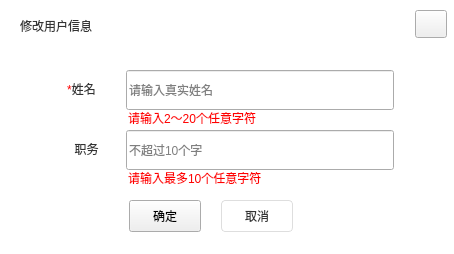
<?xml version="1.0" encoding="UTF-8"?>
<ui version="4.0">
 <class>ModifyUserInfoWidget</class>
 <widget class="QWidget" name="ModifyUserInfoWidget">
  <property name="geometry">
   <rect>
    <x>0</x>
    <y>0</y>
    <width>454</width>
    <height>254</height>
   </rect>
  </property>
  <property name="sizePolicy">
   <sizepolicy hsizetype="Fixed" vsizetype="Fixed">
    <horstretch>0</horstretch>
    <verstretch>0</verstretch>
   </sizepolicy>
  </property>
  <property name="minimumSize">
   <size>
    <width>454</width>
    <height>254</height>
   </size>
  </property>
  <property name="maximumSize">
   <size>
    <width>454</width>
    <height>254</height>
   </size>
  </property>
  <property name="windowTitle">
   <string>ModifyUserInfoWidget</string>
  </property>
  <property name="styleSheet">
   <string notr="true">QWidget#ModifyUserInfoWidget{background-color: rgb(255, 255, 255);border-radius:8px;}</string>
  </property>
  <widget class="QPushButton" name="closeButton">
   <property name="geometry">
    <rect>
     <x>415</x>
     <y>10</y>
     <width>32</width>
     <height>28</height>
    </rect>
   </property>
   <property name="sizePolicy">
    <sizepolicy hsizetype="Fixed" vsizetype="Fixed">
     <horstretch>0</horstretch>
     <verstretch>0</verstretch>
    </sizepolicy>
   </property>
   <property name="minimumSize">
    <size>
     <width>32</width>
     <height>28</height>
    </size>
   </property>
   <property name="maximumSize">
    <size>
     <width>32</width>
     <height>28</height>
    </size>
   </property>
   <property name="styleSheet">
    <string notr="true">QPushButton{border-image: url(:/EntCenterWidget/image/close.png);}
QPushButton:hover,pressed{border-image: url(:/EntCenterWidget/image/close_sel.png);};</string>
   </property>
   <property name="text">
    <string/>
   </property>
  </widget>
  <widget class="QLabel" name="label_2">
   <property name="geometry">
    <rect>
     <x>64</x>
     <y>80</y>
     <width>35</width>
     <height>18</height>
    </rect>
   </property>
   <property name="sizePolicy">
    <sizepolicy hsizetype="Fixed" vsizetype="Fixed">
     <horstretch>0</horstretch>
     <verstretch>0</verstretch>
    </sizepolicy>
   </property>
   <property name="minimumSize">
    <size>
     <width>35</width>
     <height>18</height>
    </size>
   </property>
   <property name="maximumSize">
    <size>
     <width>35</width>
     <height>18</height>
    </size>
   </property>
   <property name="styleSheet">
    <string notr="true">font: 14px &quot;微软雅黑&quot;;
color:#333333;
border-bottom:0px;</string>
   </property>
   <property name="text">
    <string>&lt;font color = red&gt;*&lt;/font&gt;&lt;font color =#333333&gt;姓名&lt;/font&gt;</string>
   </property>
   <property name="textFormat">
    <enum>Qt::AutoText</enum>
   </property>
   <property name="alignment">
    <set>Qt::AlignCenter</set>
   </property>
  </widget>
  <widget class="QLabel" name="label_9">
   <property name="geometry">
    <rect>
     <x>128</x>
     <y>170</y>
     <width>141</width>
     <height>15</height>
    </rect>
   </property>
   <property name="sizePolicy">
    <sizepolicy hsizetype="Preferred" vsizetype="Fixed">
     <horstretch>0</horstretch>
     <verstretch>0</verstretch>
    </sizepolicy>
   </property>
   <property name="minimumSize">
    <size>
     <width>0</width>
     <height>15</height>
    </size>
   </property>
   <property name="maximumSize">
    <size>
     <width>16777215</width>
     <height>15</height>
    </size>
   </property>
   <property name="styleSheet">
    <string notr="true">font: 12px &quot;微软雅黑&quot;;
color: #ff0000;
border-bottom:0px;</string>
   </property>
   <property name="text">
    <string>请输入最多10个任意字符</string>
   </property>
  </widget>
  <widget class="QLabel" name="label_5">
   <property name="geometry">
    <rect>
     <x>70</x>
     <y>140</y>
     <width>33</width>
     <height>18</height>
    </rect>
   </property>
   <property name="sizePolicy">
    <sizepolicy hsizetype="Fixed" vsizetype="Fixed">
     <horstretch>0</horstretch>
     <verstretch>0</verstretch>
    </sizepolicy>
   </property>
   <property name="minimumSize">
    <size>
     <width>33</width>
     <height>18</height>
    </size>
   </property>
   <property name="maximumSize">
    <size>
     <width>33</width>
     <height>18</height>
    </size>
   </property>
   <property name="styleSheet">
    <string notr="true">font: 14px &quot;微软雅黑&quot;;
color:#333333;
border-bottom:0px;</string>
   </property>
   <property name="text">
    <string>职务</string>
   </property>
   <property name="textFormat">
    <enum>Qt::AutoText</enum>
   </property>
   <property name="alignment">
    <set>Qt::AlignCenter</set>
   </property>
  </widget>
  <widget class="QPushButton" name="okButton">
   <property name="geometry">
    <rect>
     <x>129</x>
     <y>200</y>
     <width>72</width>
     <height>32</height>
    </rect>
   </property>
   <property name="sizePolicy">
    <sizepolicy hsizetype="Fixed" vsizetype="Fixed">
     <horstretch>0</horstretch>
     <verstretch>0</verstretch>
    </sizepolicy>
   </property>
   <property name="minimumSize">
    <size>
     <width>72</width>
     <height>32</height>
    </size>
   </property>
   <property name="maximumSize">
    <size>
     <width>72</width>
     <height>32</height>
    </size>
   </property>
   <property name="styleSheet">
    <string notr="true">QPushButton{background-color:qlineargradient(spread:pad, x1:0, y1:0, x2:1, y2:0, stop:0 rgba(2, 164, 253, 1), stop:1 rgba(31, 139, 237, 1));border-radius:4px;font: 14px &quot;微软雅黑&quot;;color:rgba(255, 255, 255, 1);}
			QPushButton:hover,pressed{ background-color: qlineargradient(spread:pad, x1:0, y1:0, x2:0, y2:1, stop:0 rgba(40, 178, 253, 1),stop:1 rgba(64, 156, 240, 1));
		  border-radius:4px;font: 14px &quot;微软雅黑&quot;;color:rgba(255, 255, 255, 1);}
QPushButton:disabled{ background-color:rgba(200,200,200,1);border-radius:4px;};</string>
   </property>
   <property name="text">
    <string>确定</string>
   </property>
  </widget>
  <widget class="QLineEdit" name="lineEditName">
   <property name="geometry">
    <rect>
     <x>126</x>
     <y>70</y>
     <width>268</width>
     <height>40</height>
    </rect>
   </property>
   <property name="sizePolicy">
    <sizepolicy hsizetype="Fixed" vsizetype="Fixed">
     <horstretch>0</horstretch>
     <verstretch>0</verstretch>
    </sizepolicy>
   </property>
   <property name="minimumSize">
    <size>
     <width>268</width>
     <height>40</height>
    </size>
   </property>
   <property name="maximumSize">
    <size>
     <width>268</width>
     <height>40</height>
    </size>
   </property>
   <property name="styleSheet">
    <string notr="true">QLineEdit{border-radius:4px;color:rgba(51,51,51,1);border:1px solid rgb(222,222,222);font:14px 'Microsoft Yahei';padding-left:10px;}
QLineEdit:laceholder{color:rgba(51,51,51,1);}QLineEdit:focus{border:1px solid rgba(30,140,238,1);}
QLineEdit:disabled{background-color: rgb(247,248, 250);};</string>
   </property>
   <property name="text">
    <string/>
   </property>
   <property name="placeholderText">
    <string>请输入真实姓名</string>
   </property>
  </widget>
  <widget class="QPushButton" name="cancelButton">
   <property name="geometry">
    <rect>
     <x>221</x>
     <y>200</y>
     <width>72</width>
     <height>32</height>
    </rect>
   </property>
   <property name="sizePolicy">
    <sizepolicy hsizetype="Fixed" vsizetype="Fixed">
     <horstretch>0</horstretch>
     <verstretch>0</verstretch>
    </sizepolicy>
   </property>
   <property name="minimumSize">
    <size>
     <width>72</width>
     <height>32</height>
    </size>
   </property>
   <property name="maximumSize">
    <size>
     <width>72</width>
     <height>32</height>
    </size>
   </property>
   <property name="styleSheet">
    <string notr="true">QPushButton{background-color:#FFFFFF;border-radius:4px;font:14px &quot;微软雅黑&quot;;color:#333333;border:1px solid #DEDEDE;}
QPushButton:hover,pressed{background-color:#F4F4F4;border-radius:4px;font:14px &quot;微软雅黑&quot;;color:#333333;}</string>
   </property>
   <property name="text">
    <string>取消</string>
   </property>
  </widget>
  <widget class="QLabel" name="label">
   <property name="geometry">
    <rect>
     <x>20</x>
     <y>19</y>
     <width>90</width>
     <height>14</height>
    </rect>
   </property>
   <property name="sizePolicy">
    <sizepolicy hsizetype="Fixed" vsizetype="Fixed">
     <horstretch>0</horstretch>
     <verstretch>0</verstretch>
    </sizepolicy>
   </property>
   <property name="minimumSize">
    <size>
     <width>90</width>
     <height>14</height>
    </size>
   </property>
   <property name="maximumSize">
    <size>
     <width>90</width>
     <height>14</height>
    </size>
   </property>
   <property name="styleSheet">
    <string notr="true">font: 14px &quot;微软雅黑&quot;;
color: rgb(51, 51, 51);
border-bottom:0px;</string>
   </property>
   <property name="text">
    <string>修改用户信息</string>
   </property>
  </widget>
  <widget class="QLineEdit" name="lineEditJob">
   <property name="geometry">
    <rect>
     <x>126</x>
     <y>130</y>
     <width>268</width>
     <height>40</height>
    </rect>
   </property>
   <property name="sizePolicy">
    <sizepolicy hsizetype="Fixed" vsizetype="Fixed">
     <horstretch>0</horstretch>
     <verstretch>0</verstretch>
    </sizepolicy>
   </property>
   <property name="minimumSize">
    <size>
     <width>268</width>
     <height>40</height>
    </size>
   </property>
   <property name="maximumSize">
    <size>
     <width>268</width>
     <height>40</height>
    </size>
   </property>
   <property name="styleSheet">
    <string notr="true">QLineEdit{border-radius:4px;color:rgba(51,51,51,1);border:1px solid rgb(222,222,222);font:14px 'Microsoft Yahei';padding-left:10px;}
QLineEdit:laceholder{color:rgba(51,51,51,1);}QLineEdit:focus{border:1px solid rgba(30,140,238,1);}
QLineEdit:disabled{background-color: rgb(247,248, 250);};</string>
   </property>
   <property name="placeholderText">
    <string>不超过10个字</string>
   </property>
  </widget>
  <widget class="QLabel" name="label_6">
   <property name="geometry">
    <rect>
     <x>128</x>
     <y>110</y>
     <width>131</width>
     <height>15</height>
    </rect>
   </property>
   <property name="sizePolicy">
    <sizepolicy hsizetype="Preferred" vsizetype="Fixed">
     <horstretch>0</horstretch>
     <verstretch>0</verstretch>
    </sizepolicy>
   </property>
   <property name="minimumSize">
    <size>
     <width>0</width>
     <height>15</height>
    </size>
   </property>
   <property name="maximumSize">
    <size>
     <width>16777215</width>
     <height>15</height>
    </size>
   </property>
   <property name="styleSheet">
    <string notr="true">font: 12px &quot;微软雅黑&quot;;
color: #ff0000;
border-bottom:0px;</string>
   </property>
   <property name="text">
    <string>请输入2～20个任意字符</string>
   </property>
  </widget>
 </widget>
 <layoutdefault spacing="6" margin="11"/>
 <resources>
  <include location="EntCenterWidget.qrc"/>
 </resources>
 <connections/>
</ui>
